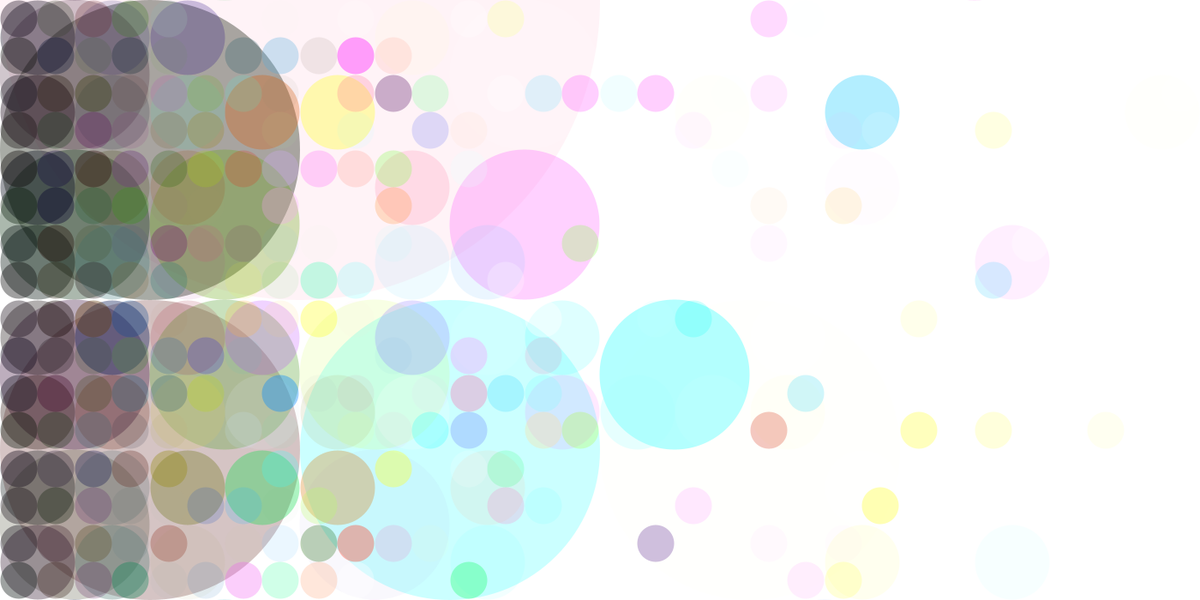
Frame 1 (no input)
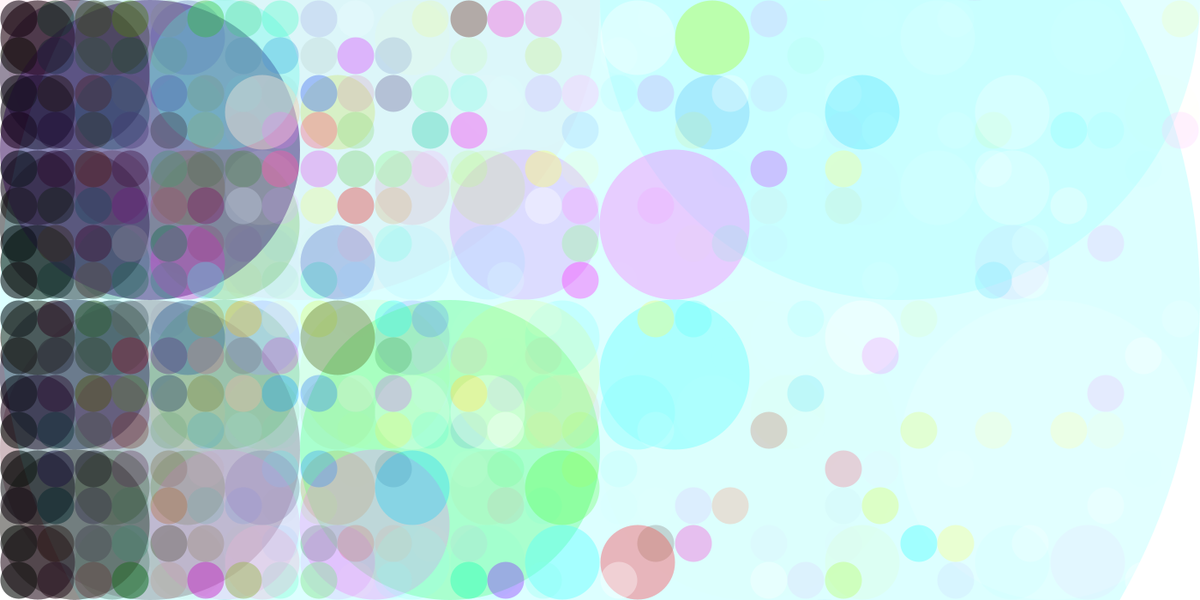
Frame 2 (the mouse pressed at the canvas centre, redrawn once)

The Processing sketch that drew these frames (run headless with seeded random() and noise(); the mouse was pressed at the canvas centre and the sketch redrawn once):

// Processing sketch: processing_31516
// ── processing_31516.pde

void setup()
{
  int a = 800;
  size (1400,700);
  noStroke();
  smooth();
  noLoop();
  background(255);
   
}
 
int level = 6;
 
void draw()
{
  int x = width;
  int y = height;
  int diam = width;
  if(width<height){
    diam=height;}
   
  drawCircle(x, y, diam, level);
   
}
 
void drawCircle(int x, int y, int diam, int level)
{
  fill(random(x/2),random(x/2),random(x/2),random(100-x/4,100));
   
  ellipse(x/2,y/2,diam, diam);
  if (level>1)
  {
    level = level - 1;
    drawCircle(x-diam/2,y-diam/2,diam/2,level);
    drawCircle(x+diam/2,y-diam/2,diam/2,level);
    drawCircle(x+diam/2,y+diam/2,diam/2,level);
    drawCircle(x-diam/2,y+diam/2,diam/2,level);
  }
}
 
void mouseClicked()
{
  if (level>= 10)
  {
    level = 0;
  }
  level = level + 1;
  fill(255);
  rect(0,0,width, height);
  redraw();
   
}
